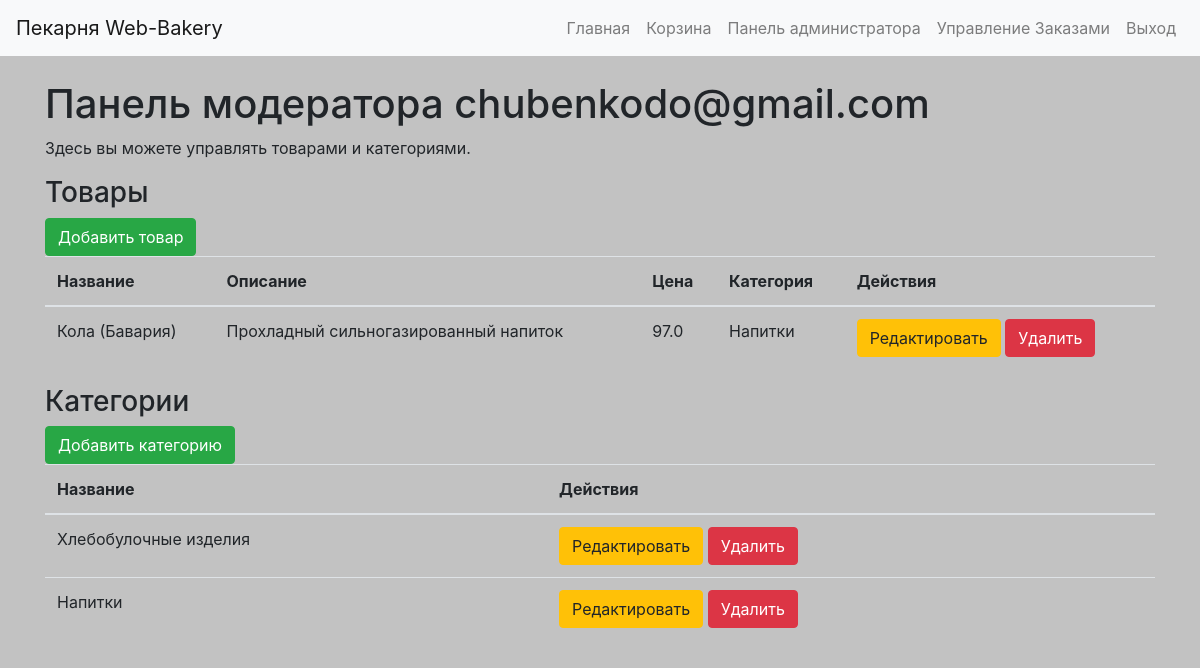
Page /moderator (signed in) on the committed database.
### app/models.py (models this page shows, shortened)
class User(db.Model, UserMixin):
    id = db.Column(db.Integer, primary_key=True)
    username = db.Column(db.String(80), unique=True, nullable=False)
    email = db.Column(db.String(120), unique=True, nullable=False)
    password = db.Column(db.String(200), nullable=False)
    role = db.Column(db.String(20), default='customer')  # customer, moderator, admin
    created_at = db.Column(db.DateTime, default=datetime.now)

class Product(db.Model):
    id = db.Column(db.Integer, primary_key=True)
    name = db.Column(db.String(100), nullable=False)
    description = db.Column(db.Text, nullable=True)
    price = db.Column(db.Float, nullable=False)
    category_id = db.Column(db.Integer, db.ForeignKey('category.id'), nullable=False)
    image_path = db.Column(db.String(200), nullable=True)  # Новое поле для изображения
    created_at = db.Column(db.DateTime, default=datetime.now)

class Category(db.Model):
    id = db.Column(db.Integer, primary_key=True)
    name = db.Column(db.String(80), unique=True, nullable=False)
    created_at = db.Column(db.DateTime, default=datetime.now)
    products = db.relationship('Product', backref='category', lazy=True)

### app/routes.py (the view)
    def wrapper(*args, **kwargs):
        if not current_user.is_authenticated or (current_user.role != 'moderator' and current_user.role != 'admin'):
            abort(403)
        return func(*args, **kwargs)

### app/__init__.py (called while the page is built)
def create_app():
    app = Flask(__name__)
    app.config['SECRET_KEY'] = 'supedawrseddacreweqtkey'
    app.config['SQLALCHEMY_DATABASE_URI'] = 'sqlite:///bakery.db'
    app.config['SQLALCHEMY_TRACK_MODIFICATIONS'] = False
    db.init_app(app)
    migrate.init_app(app, db)
    login_manager.init_app(app)
    login_manager.login_view = 'main.login'
    login_manager.login_message = "Пожалуйста, войдите, чтобы получить доступ к этой странице."
    login_manager.login_message_category = "warning"
    from .models import User, Product, Category
    @login_manager.user_loader
    def load_user(user_id):
        return User.query.get(int(user_id))
    from . import routes
    app.register_blueprint(routes.bp)
    with app.app_context():
        db.create_all()
    return app

### app/routes.py (called while the page is built)
def moder_required(func):
    def wrapper(*args, **kwargs):
        if not current_user.is_authenticated or (current_user.role != 'moderator' and current_user.role != 'admin'):
            abort(403)
        return func(*args, **kwargs)
    wrapper.__name__ = func.__name__
    return wrapper

@bp.route('/moderator')
@login_required
@moder_required
def moderator():
    products = Product.query.all()
    categories = Category.query.all()
    return render_template('moderator.html', products=products, categories=categories, moder=current_user.username)

### app/templates/moderator.html
{% extends 'base.html' %}
{% block content %}
<h1>Панель модератора {{moder}}</h1>
<p>Здесь вы можете управлять товарами и категориями.</p>
<h3>Товары</h3>
<a href="{{ url_for('main.create_product') }}" class="btn btn-success">Добавить товар</a>
<table class="table">
    <thead>
        <tr>
            <th>Название</th>
            <th>Описание</th>
            <th>Цена</th>
            <th>Категория</th>
            <th>Действия</th>
        </tr>
    </thead>
    <tbody> {% for product in products %} <tr>
            <td>{{ product.name }}</td>
            <td>{{ product.description }}</td>
            <td>{{ product.price }}</td>
            <td>{{ product.category.name }}</td>
            <td> <a href="{{ url_for('main.edit_product', product_id=product.id) }}"
                    class="btn btn-warning">Редактировать</a>
                <form action="{{ url_for('main.delete_product', product_id=product.id) }}" method="POST"
                    style="display:inline;"> <button type="submit" class="btn btn-danger">Удалить</button>
                </form>
            </td>
        </tr> {% endfor %} </tbody>
</table>
<h3>Категории</h3> <a href="{{ url_for('main.create_category') }}" class="btn btn-success">Добавить
    категорию</a>
<table class="table">
    <thead>
        <tr>
            <th>Название</th>
            <th>Действия</th>
        </tr>
    </thead>
    <tbody> {% for category in categories %} <tr>
            <td>{{ category.name }}</td>
            <td> <a href="{{ url_for('main.edit_category', category_id=category.id) }}"
                    class="btn btn-warning">Редактировать</a>
                <form action="{{ url_for('main.delete_category', category_id=category.id) }}" method="POST"
                    style="display:inline;"> <button type="submit" class="btn btn-danger">Удалить</button>
                </form>
            </td>
        </tr> {% endfor %} </tbody>
</table>
{% endblock %}

### app/static/style.css (style rules this page uses)
body { background-color: #c2c2c2; }

### rows in the picture
User: username "chubenkodo@gmail.com"
Product: name "Кола (Бавария)", description "Прохладный сильногазированный напиток", price "97.0", category.name "Напитки"
Category: name "Хлебобулочные изделия"
Category: name "Напитки"
